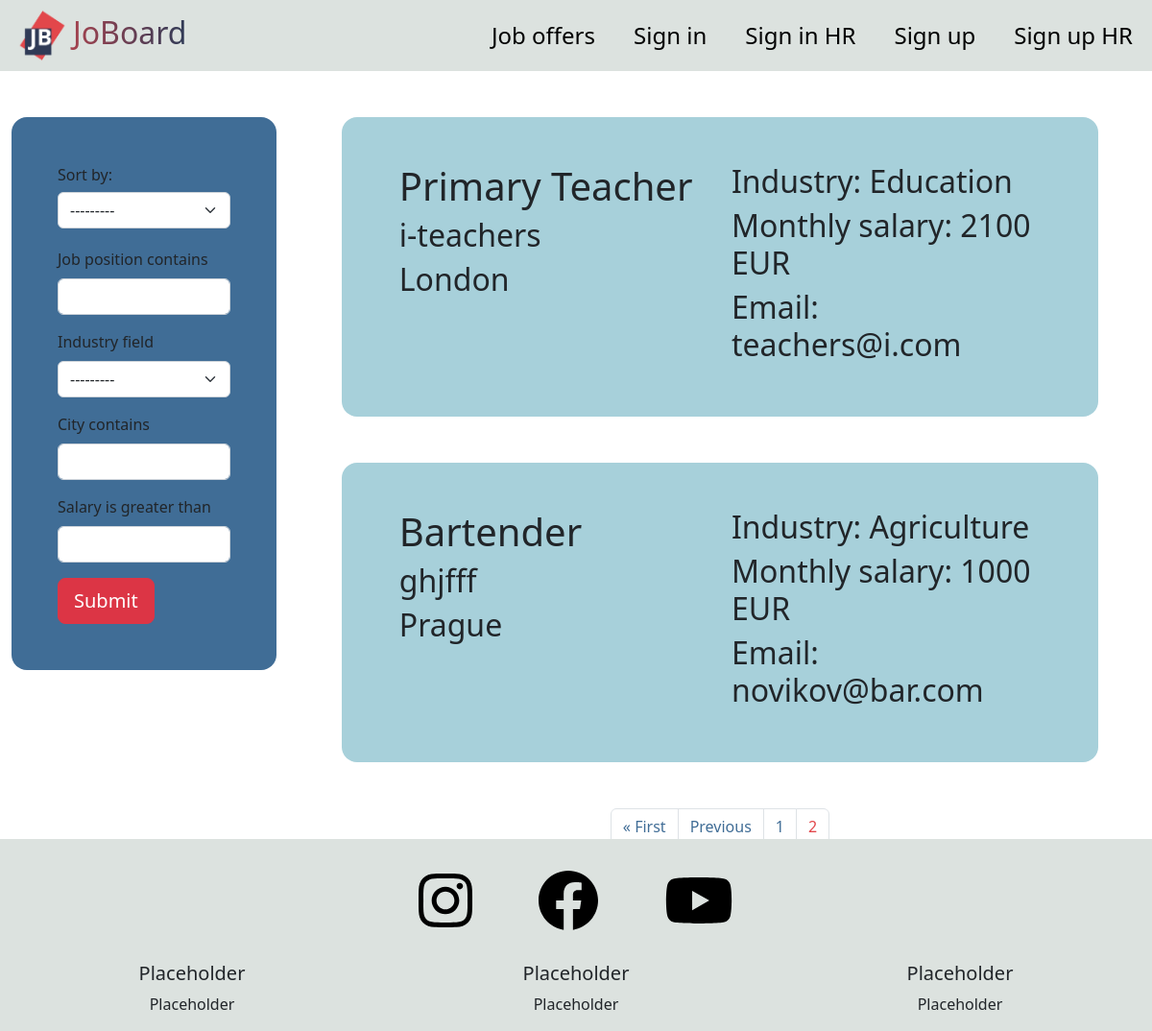
Screenshot of /offers/?page=2 with the database file from the repository.
### base/models.py (models this page shows, shortened)
class Offer(models.Model):
    INDUSTRY_CHOICES = (('Other', 'Other'),
                        ('Agriculture', 'Agriculture'),
                        ('Construction','Construction'),
                        ('Education','Education'),
                        ('Energy', 'Energy'),
                        ('Engineering','Engineering'),
                        ('Entertainment', 'Entertainment'),
                        ('Fashion', 'Fashion'),
                        ('Finance', 'Finance'),
                        ('Food', 'Food'),
                        ('Health care', 'Health care'),
                        ('IT','IT'),
                        ('Manufacturing', 'Manufacturing'),
                        ('Marketing', 'Marketing'),
                        ('Media', 'Media'))
    position = models.CharField('Job position', max_length=70)
    industry = models.CharField('Industry field', max_length=13, choices=INDUSTRY_CHOICES, default='Other')
    salary = models.IntegerField('Salary', blank=True, null=True)
    city = models.CharField('City', max_length=30, blank=True, null=True)
    company = models.CharField('Company name', max_length=50)
    description = models.CharField('Description', max_length=5000)
    email = models.EmailField('Email address',  max_length=30)
    author = models.ForeignKey(HR, on_delete=models.CASCADE)

### base/views.py (the view, shortened to what this page needs)
# urls.py: path('offers/', views.offers, name='offers'),
def offers(request):
    global is_logged
    global user
    sort = request.POST.get('sort')
    if sort:
        offer_filter = OfferFilter(request.GET, queryset=Offer.objects.all().order_by(sort).values())
    else:
        offer_filter = OfferFilter(request.GET, queryset=Offer.objects.all())
    paginator = Paginator(offer_filter.qs, 5)
    page = request.GET.get('page')
    offers = paginator.get_page(page)
    if offers.paginator.num_pages < 5:
        page_numbers = range(1, offers.paginator.num_pages + 1)
    context = {'is_logged': is_logged,
               'user': user,
               'offers': offers,
               'offer_filter': offer_filter,
               'page_numbers': page_numbers,
               'sort': sort}
    return render(request, 'offers.html', context)

### templates/offers.html (shortened to what this page needs)
{% extends 'main.html' %}
{% load crispy_forms_tags %}
{% load crispy_forms_filters %}
{% block content %}
<section id="offers">
  <div class="row" style="margin: auto">
    <div class="col-lg-3 col-md-4 col-sm-12">
      <div class="container my-5 p-5 m-auto filters">
        <form action="{% url 'offers' %}" method="POST">
          <label for="sort" style="margin-bottom: 6px;">Sort by:</label>
          <select class="form-select" id="sort" name="sort"  onchange="this.form.submit()" style="margin-bottom: 20px;">
            {% if sort == "salary" %}
            <option value="id">---------</option>
            <option selected="selected" value="salary">Salary</option>
            <option value="position">Alphabetically</option>
            {% elif sort == "position" %}
            <option value="id">---------</option>
            <option value="salary">Salary</option>
            <option selected="selected" value="position">Alphabetically</option>
            {% else %}
            <option selected="selected" value="id">---------</option>
            {% endif %}
          </select>
        </form>
        <form method="GET">
            {{ offer_filter.form|crispy }}
          <input class="btn btn-danger btn-lg" type="submit" value="Submit">
        </form>
      </div>
    </div>
    <div class="col-lg-9 col-md-8 col-sm-12">
      <div class="offer-col">
        {% for offer in offers %}
        <div class="container my-5 p-5 m-auto offer" onclick="location.href='/offer/{{ offer.id }}';">
          <div class="row" style="margin: auto">
            <div class="col-lg-6 col-md-12 col-sm-12">
              <h1>{{ offer.position }}</h1>
              <h2>{{ offer.company }}</h2>
              <h2>{{ offer.city }}</h2>
            </div>
            <div class="col-lg-6 col-md-12 col-sm-12">
              <h2>Industry: {{ offer.industry }}</h2>
              <h2>Monthly salary: {{ offer.salary }} EUR</h2>
              <h2>Email: {{ offer.email }}</h2>
            </div>
          </div>
        </div>
        {% endfor %}
        <nav aria-label="Page navigation example">
          <ul class="pagination justify-content-center">
            {% if offers.has_previous %}
            <li class="page-item"><a class="page-link" href="?page=1" style="color: #406d96;">&laquo First</a></li>
            <li class="page-item"><a class="page-link" href="?page={{ offers.previous_page_number }}" style="color: #406d96;">Previous</a></li>
            {% endif %}
            {% for i in page_numbers %}
            {% if offers.number == i %}
            <li class="page-item"><a class="page-link" href="?page={{ i }}" style="color: #e2474b;">{{ i }}</a></li>
            {% elif i == '...' %}
            <li class="page-item"><a class="page-link" style="color: #406d96;">{{ i }}</a></li>
            {% else %}
            <li class="page-item"><a class="page-link" href="?page={{ i }}" style="color: #406d96;">{{ i }}</a></li>
            {% endif %}
            {% endfor %}
          </ul>
        </nav>
      </div>
    </div>
  </div>
</section>
{% endblock %}

### static/styles/style.css (style rules this page uses)
#offers .offer { border-radius: 1em; background-color: #a7d0da; width: 90%; cursor: pointer; }
#offers .filters { border-radius: 1em; background-color: #406d96; }
@media all and (min-width: 769px) { #offers .offer-col { overflow-y: scroll !important; height: 100vh !important; } }

### rows the page displays
Offer: position "Primary Teacher", company "i-teachers", city "London", industry "Education", salary "2100", email "teachers@i.com"
Offer: position "Bartender", company "ghjfff", city "Prague", industry "Agriculture", salary "1000", email "novikov@bar.com"

### other values shown
{{ i }} "1"
{{ i }} "2"
